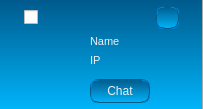
<?xml version="1.0" encoding="UTF-8"?>
<ui version="4.0">
 <class>PersonWidget</class>
 <widget class="QWidget" name="PersonWidget">
  <property name="geometry">
   <rect>
    <x>0</x>
    <y>0</y>
    <width>203</width>
    <height>109</height>
   </rect>
  </property>
  <property name="mouseTracking">
   <bool>true</bool>
  </property>
  <property name="windowTitle">
   <string>Form</string>
  </property>
  <property name="autoFillBackground">
   <bool>false</bool>
  </property>
  <property name="styleSheet">
   <string notr="true">
#PersonWidget
{
	border-right:1px solid rgb(170,170,170);
	background-color: qlineargradient(spread:reflect, x1:0, y1:0, x2:0, y2:1, stop:0 rgba(0, 90, 140, 255), stop:1 rgba(0, 180, 250, 255));
}
#PersonWidget:hover
{
     background: qlineargradient(spread:reflect, x1:0, y1:0, x2:0, y2:1, x3:0, y3:1,stop:0 rgba(0, 90, 140, 255), stop:0.5 rgba(130, 200, 250, 255),stop:0.8 rgba(0, 180, 250, 255));

}
#PersonWidget QLabel
{
	font-size:11px;
	font-weight:normal;
	border:none;
	color:rgb(240,240,240);
}
#PersonWidget QPushButton
{
	font-size:12px;
	font-weight:normal;
	color:rgb(240,240,240);
	background-color: qlineargradient(spread:reflect, x1:0, y1:0, x2:0, y2:1, stop:0 rgba(0, 90, 140, 255), stop:1 rgba(0, 180, 250, 255));
	border:1px groove rgba(0, 90, 140, 255);
	border-radius:8px;
	padding:4px 12px;
}
#PersonWidget QPushButton:hover
{
     background: qlineargradient(spread:reflect, x1:0, y1:0, x2:0, y2:1, x3:0, y3:1,stop:0 rgba(0, 90, 140, 255), stop:0.5 rgba(130, 200, 250, 255),stop:0.8 rgba(0, 180, 250, 255));

}
#PersonWidget QPushButton:pressed
{
	background: qlineargradient(spread:pad, x1:0, y1:0, x2:0, y2:1, stop:0 rgba(130, 200, 250, 255), stop:1 rgba(130, 200, 250, 255));
	color:rgb(0,0,0);
}
#PersonWidget QToolButton
{
	font-weight:normal;
	color:rgb(240,240,240);
	background-color: qlineargradient(spread:reflect, x1:0, y1:0, x2:0, y2:1, stop:0 rgba(0, 90, 140, 255), stop:1 rgba(0, 180, 250, 255));
	border:1px groove rgba(0, 90, 140, 255);
	border-radius:8px;
	padding:1px 1px;
}
#PersonWidget QToolButton:hover
{
     background: qlineargradient(spread:reflect, x1:0, y1:0, x2:0, y2:1, x3:0, y3:1,stop:0 rgba(0, 90, 140, 255), stop:0.5 rgba(130, 200, 250, 255),stop:0.8 rgba(0, 180, 250, 255));

}
#PersonWidget QLabel:hover
{
	background-color: rgb(105, 223, 255);
	color:rgb(0,0,0);

}</string>
  </property>
  <layout class="QGridLayout" name="gridLayout_2">
   <property name="margin">
    <number>6</number>
   </property>
   <item row="0" column="0">
    <layout class="QGridLayout" name="gridLayout">
     <item row="0" column="0">
      <widget class="QCheckBox" name="chb_peronSelect">
       <property name="minimumSize">
        <size>
         <width>0</width>
         <height>13</height>
        </size>
       </property>
       <property name="text">
        <string/>
       </property>
      </widget>
     </item>
     <item row="0" column="2">
      <widget class="QToolButton" name="btn_personMan">
       <property name="minimumSize">
        <size>
         <width>10</width>
         <height>10</height>
        </size>
       </property>
       <property name="text">
        <string/>
       </property>
      </widget>
     </item>
     <item row="1" column="0" rowspan="4">
      <widget class="QLabel" name="lb_personAvatar">
       <property name="minimumSize">
        <size>
         <width>60</width>
         <height>65</height>
        </size>
       </property>
       <property name="maximumSize">
        <size>
         <width>60</width>
         <height>65</height>
        </size>
       </property>
       <property name="text">
        <string/>
       </property>
       <property name="pixmap">
        <pixmap resource="res.qrc">:/images/images/buddy-green.png</pixmap>
       </property>
       <property name="scaledContents">
        <bool>true</bool>
       </property>
      </widget>
     </item>
     <item row="2" column="1" colspan="2">
      <widget class="QLabel" name="lb_personIp">
       <property name="text">
        <string>IP</string>
       </property>
      </widget>
     </item>
     <item row="1" column="1" colspan="2">
      <widget class="QLabel" name="lb_personName">
       <property name="text">
        <string>Name</string>
       </property>
      </widget>
     </item>
     <item row="4" column="1">
      <widget class="QPushButton" name="btn_personChat">
       <property name="maximumSize">
        <size>
         <width>60</width>
         <height>30</height>
        </size>
       </property>
       <property name="text">
        <string>Chat</string>
       </property>
      </widget>
     </item>
    </layout>
   </item>
  </layout>
 </widget>
 <resources>
  <include location="res.qrc"/>
 </resources>
 <connections/>
</ui>
